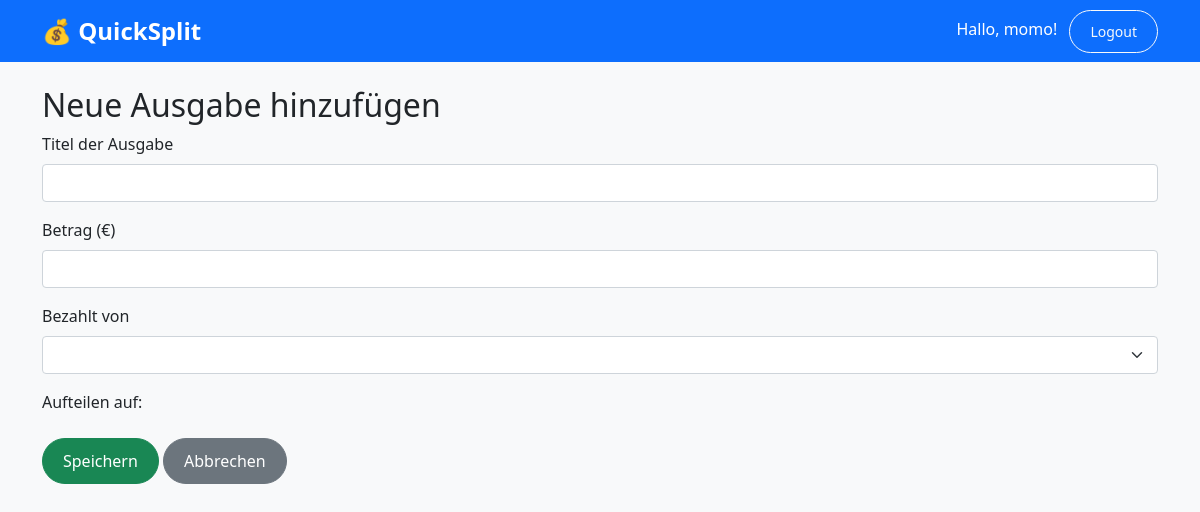
Before: /events/5/add_expense (signed in) with the older database file.
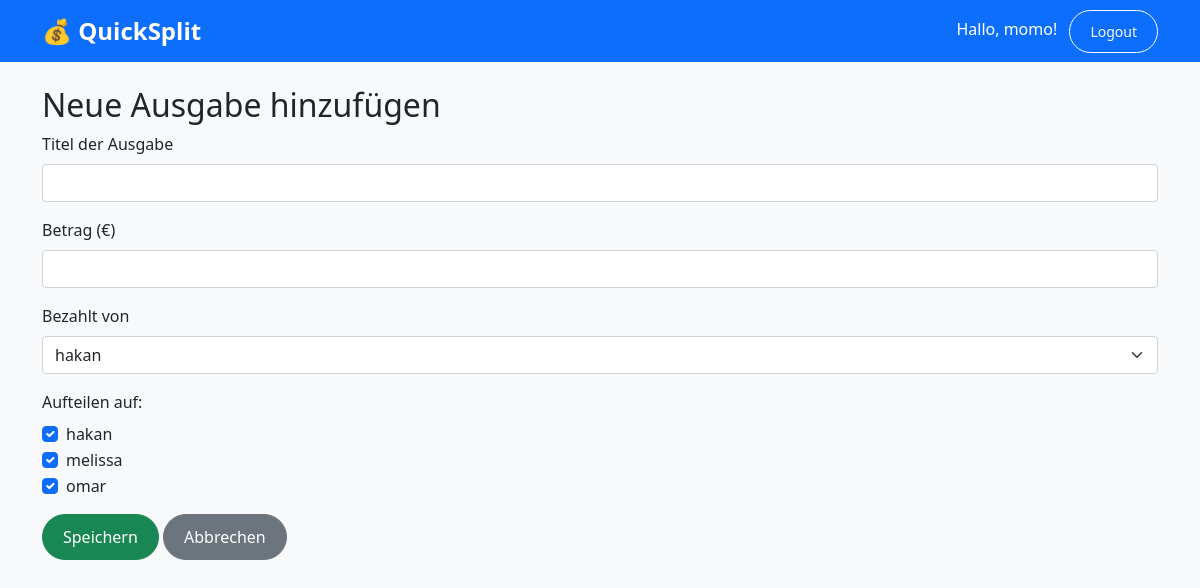
After: the same page with the newer database file.
### tables this page shows
CREATE TABLE participants (
        id INTEGER PRIMARY KEY AUTOINCREMENT,
        name TEXT NOT NULL,
        event_id INTEGER NOT NULL,
        FOREIGN KEY (event_id) REFERENCES events(id)
    );

### routes/events.py (the view, shortened to what this page needs)
@events_bp.route('/<int:event_id>/add_expense', methods=['GET', 'POST'])
def add_expense(event_id):
    if 'user_id' not in session:
        return redirect(url_for('auth.login'))
    conn = get_db_connection()
    participants = conn.execute(
        'SELECT * FROM participants WHERE event_id = ? ORDER BY name',
        (event_id,)
    ).fetchall()
    conn.close()
    return render_template('events/add_expense.html', event_id=event_id, participants=participants)

### database.py (called while the page is built)
def get_db_connection():
    conn = sqlite3.connect(DATABASE)
    conn.row_factory = sqlite3.Row
    return conn

### templates/events/add_expense.html (shortened to what this page needs)
{% extends "base.html" %}
{% block content %}
<h2>Neue Ausgabe hinzufügen</h2>
<form method="POST">
  <div class="mb-3">
    <label for="title" class="form-label">Titel der Ausgabe</label>
    <input type="text" class="form-control" name="title" id="title" required>
  </div>
  <div class="mb-3">
    <label for="amount" class="form-label">Betrag (€)</label>
    <input type="number" step="0.01" class="form-control" name="amount" id="amount" required>
  </div>
  <div class="mb-3">
    <label for="payer" class="form-label">Bezahlt von</label>
    <select name="payer" id="payer" class="form-select" required>
      {% for participant in participants %}
        <option value="{{ participant.id }}">{{ participant.name }}</option>
      {% endfor %}
    </select>
  </div>
  <div class="mb-3">
    <label class="form-label">Aufteilen auf:</label>
    {% for participant in participants %}
      <div class="form-check">
        <input class="form-check-input" type="checkbox" name="split_users" value="{{ participant.id }}" id="participant{{ participant.id }}" checked>
        <label class="form-check-label" for="participant{{ participant.id }}">
          {{ participant.name }}
        </label>
      </div>
    {% endfor %}
  </div>
  <button type="submit" class="btn btn-success">Speichern</button>
  <a href="{{ url_for('events.show_event', event_id=event_id) }}" class="btn btn-secondary">Abbrechen</a>
</form>
{% endblock %}

Changed rows visible on the page:
added participants: name "hakan"
added participants: name "melissa"
added participants: name "omar"
Other visible differences:
form field payer: (not shown) → "hakan"
